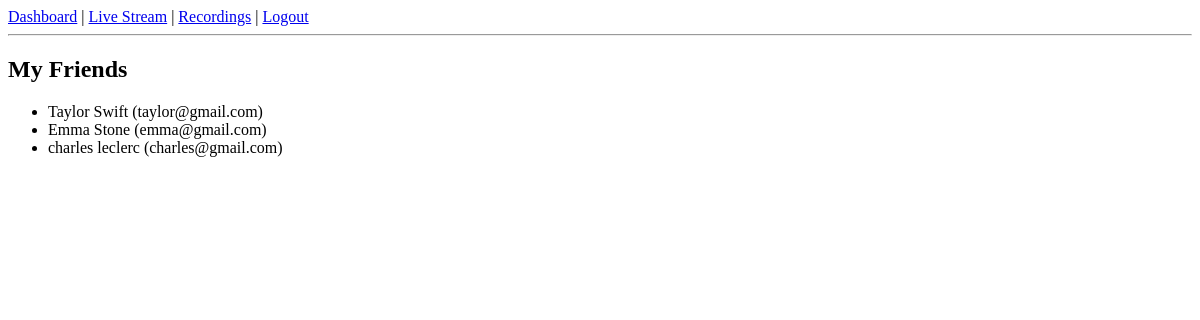
Page /friends (signed in) on the earlier database version.
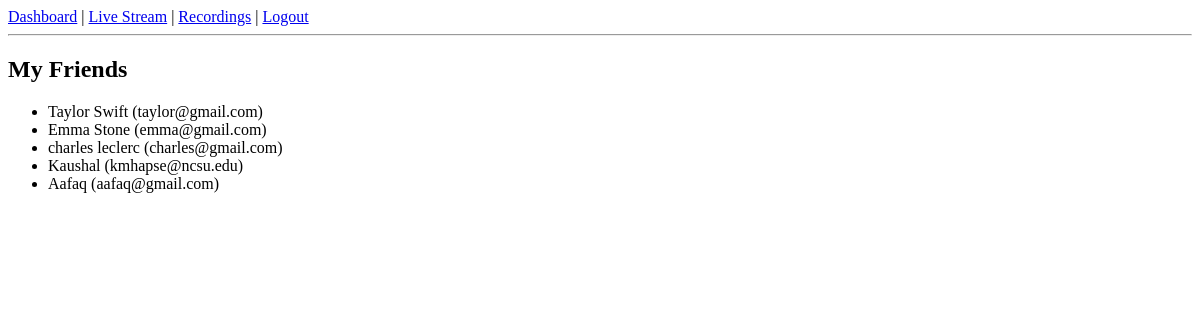
Same page on the later database version.
### models.py (models this page shows, shortened)
class User(UserMixin, db.Model):
    id = db.Column(db.Integer, primary_key=True)
    name = db.Column(db.String(120), nullable=False)  # User's name
    email = db.Column(db.String(120), unique=True, nullable=False)
    password_hash = db.Column(db.String(128))
    reference_media = db.Column(db.String(200))
    face_encoding = db.Column(db.PickleType)
    is_public_account = db.Column(db.Boolean, default=True)
    friends = db.relationship('User', secondary=friend_association,
                              primaryjoin=id==friend_association.c.user_id,
                              secondaryjoin=id==friend_association.c.friend_id,
                              backref='friend_of')

### app.py (the view)
@app.route('/friends')
@login_required
def friends():
    return render_template('friends.html', friends=current_user.friends)

### app.py (called while the page is built)
@login_manager.user_loader
def load_user(user_id):
    return User.query.get(int(user_id))

@app.before_request
def initialize_once():
    global first_request
    if first_request:
        db.create_all()
        first_request = False

### templates/friends.html
{% extends "base.html" %}
{% block content %}
<h2>My Friends</h2>
<ul>
  {% for friend in friends %}
    <li>{{ friend.name }} ({{ friend.email }})</li>
  {% else %}
    <li>You have no friends yet.</li>
  {% endfor %}
</ul>
{% endblock %}

### templates/base.html (shortened to what this page needs)
<!DOCTYPE html>
<html>
<head>
</head>
<body>
    <nav>
      <a href="{{ url_for('dashboard') }}">Dashboard</a> |
      <a href="{{ url_for('live') }}">Live Stream</a> |
      <a href="{{ url_for('recordings') }}">Recordings</a> |
      <a href="{{ url_for('logout') }}">Logout</a>
    </nav>
    <hr>
    {% block content %}{% endblock %}
</body>
</html>

Differences in the rows shown:
added User: name "Kaushal", email "kmhapse@ncsu.edu"
added User: name "Aafaq", email "aafaq@gmail.com"
